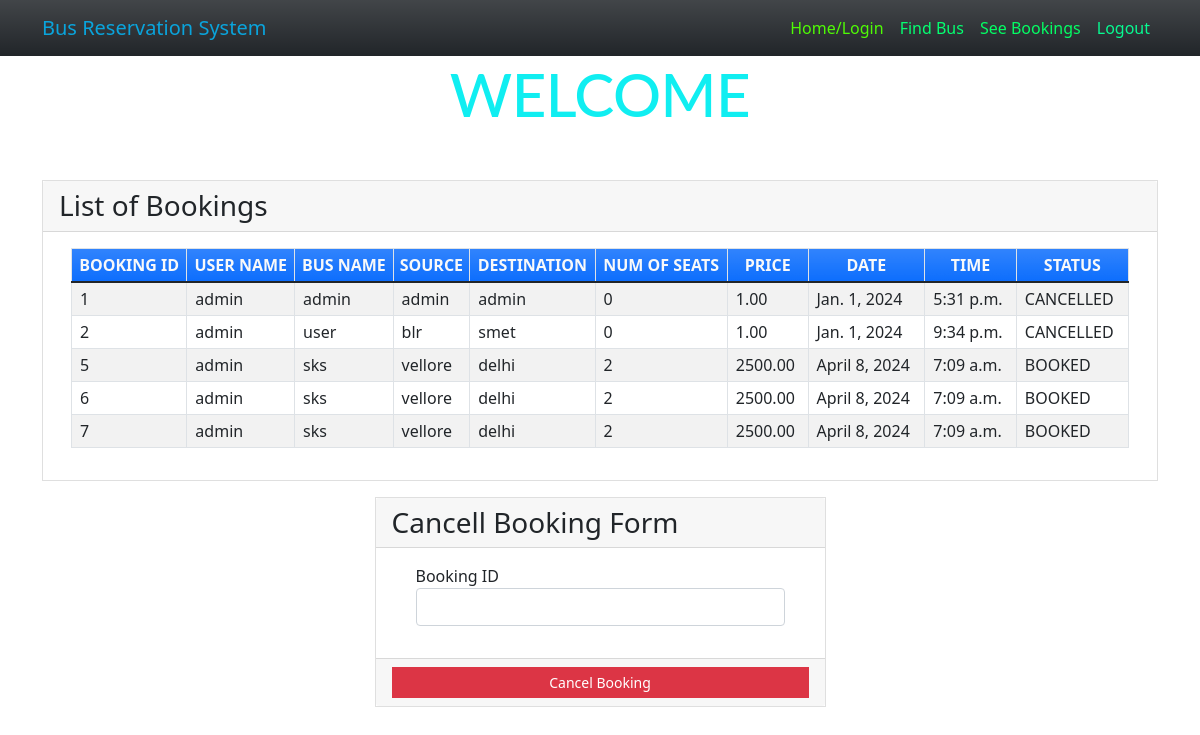
/seebookings (signed in), run on the app's committed database.
### myapp/models.py (models this page shows, shortened)
class Book(models.Model):
    BOOKED = 'B'
    CANCELLED = 'C'
    TICKET_STATUSES = ((BOOKED, 'Booked'),
                       (CANCELLED, 'Cancelled'),)
    email = models.EmailField()
    name = models.CharField(max_length=30)
    userid =models.DecimalField(decimal_places=0, max_digits=2)
    busid=models.DecimalField(decimal_places=0, max_digits=2)
    bus_name = models.CharField(max_length=30)
    source = models.CharField(max_length=30)
    dest = models.CharField(max_length=30)
    nos = models.DecimalField(decimal_places=0, max_digits=2)
    price = models.DecimalField(decimal_places=2, max_digits=6)
    date = models.DateField()
    time = models.TimeField()
    status = models.CharField(choices=TICKET_STATUSES, default=BOOKED, max_length=2)
    class Meta:
        verbose_name_plural = "List of Books"

### myapp/views.py (the view)
# urls.py: path('seebookings', views.seebookings, name="seebookings"),
@login_required(login_url='signin')
def seebookings(request,new={}):
    context = {}
    id_r = request.user.id
    book_list = Book.objects.filter(userid=id_r)
    if book_list:
        return render(request, 'myapp/booklist.html', locals())
    else:
        context["error"] = "Sorry no buses booked"
        return render(request, 'myapp/findbus.html', context)

### myapp/templates/myapp/booklist.html (shortened to what this page needs)
{% extends 'myapp/base.html' %} {% block content %}
<div class="container my-5">
    <div class="card rounded-0">
        <div class="card-header">
            <div class="card-title h3 mb-0">List of Bookings</div>
        </div>
        <div class="card-body">
            <div class="container-fluid">
                <table class="table table-bordered table-striped">
                    <thead>
                        <tr class="bg-gradient bg-primary text-light">
                            <th class="p-1 text-center">BOOKING ID</th>
                            <th class="p-1 text-center">USER NAME</th>
                            <th class="p-1 text-center">BUS NAME</th>
                            <th class="p-1 text-center">SOURCE</th>
                            <th class="p-1 text-center">DESTINATION</th>
                            <th class="p-1 text-center">NUM OF SEATS</th>
                            <th class="p-1 text-center">PRICE</th>
                            <th class="p-1 text-center">DATE</th>
                            <th class="p-1 text-center">TIME</th>
                            <th class="p-1 text-center">STATUS</th>
                        </tr>
                    </thead>
                    {% for row in book_list %}
                    <tr>
                        <td class="px-2 py-1 align-middle">{{row.id}}</td>
                        <td class="px-2 py-1 align-middle">{{row.name}}</td>
                        <td class="px-2 py-1 align-middle">{{row.bus_name}}</td>
                        <td class="px-2 py-1 align-middle">{{row.source}}</td>
                        <td class="px-2 py-1 align-middle">{{row.dest}}</td>
                        <td class="px-2 py-1 align-middle">{{row.nos}}</td>
                        <td class="px-2 py-1 align-middle">{{row.price}}</td>
                        <td class="px-2 py-1 align-middle">{{row.date}}</td>
                        <td class="px-2 py-1 align-middle">{{row.time}}</td>
                        <td class="px-2 py-1 align-middle">{{row.status}}</td>
                    </tr>
                    {% endfor %}
                </table>
            </div>
        </div>
    </div>
    <div class="row mt-3 justify-content-center">
        <div class="col-lg-5 col-md-7 col-sm-10 col-xs-12">
            <div class="card rounded-0">
                <div class="card-header">
                    <div class="card-title h3 mb-0">Cancell Booking Form</div>
                </div>
                <div class="card-body">
                    <div class="container-fluid">
                        <form action="{% url 'cancellings' %}" method="post" id="cancel-form">
                            <div class="mb-3">
                                <label for="bus_id" class="control-label">Booking ID</label>
                                <input name='bus_id' class="form-control" type="number" id="bus_id">
                            </div>
                        </form>
                    </div>
                </div>
                <div class="card-footer text-center">
                    <button class="btn btn-sm rounded-0 btn-danger w-100" form="cancel-form">Cancel Booking</button>
                </div>
            </div>
        </div>
    </div>
</div>
{% endblock %}

### myapp/templates/myapp/base.html (shortened to what this page needs)
<!doctype html>
<html lang="en">
<head>
    <link rel="stylesheet" href="https://cdn.jsdelivr.net/npm/bootstrap@5.1.3/dist/css/bootstrap.min.css">
</head>
<body>
<nav class="navbar navbar-expand-lg navbar-light bg-gradient bg-dark">
    <div class="container">
            <a class="navbar-brand" href="#" style="color: rgb(10, 164, 220);">Bus Reservation System</a>
        <div class="collapse navbar-collapse" id="navbarNavAltMarkup">
            <div class="navbar-nav" >
                <a class="nav-item nav-link active" href="{% url 'home' %}" style="color: rgb(79, 251, 5);">Home/Login</a>
                <a class="nav-item nav-link" href="{% url 'findbus' %}" style="color: rgb(5, 255, 113);">Find Bus</a>
                <a class="nav-item nav-link" href="{% url 'seebookings' %}" style="color: rgb(4, 254, 100);">See Bookings</a>
                {% if request.user.is_active %}
                <a class="nav-item nav-link " href="{% url 'signout' %}" style="color: rgb(8, 249, 145);">Logout</a>
                {% else %}
                <a class="nav-item nav-link " href="{% url 'signup' %}" style="color: rgb(10, 251, 78);">Registration</a>
                {% endif %}
            </div>
        </div>
    </div>
</nav>
<h5 class="card-title1  slide-in" style="animation-delay: 0.5s; color:rgb(16, 238, 241);">WELCOME</h5>
{% block content %}
{% endblock %}
</body>
</html>

### myapp/templates/myapp/base.html (style rules this page uses)
.navbar { background-color: rgba(255,255,255,0.1); backdrop-filter: blur(5px); }
body { background: linear-gradient(to right, #6c63ff, #ff636c); background-image: url(https://images.unsplash.com/photo-1525962898597-a4ae6402826e?w=500&auto=format&fit=crop&q=60&ixlib=rb-4.0.3&ixid=M3wxMjA3fDB8MHxzZWFyY2h8MTV8fGJ1cyUyMHRyYXZlbHxlbnwwfHwwfHx8MA%3D%3D); background-size: cover; background-position: center center; height: 100vh; width: 100vw; position: relative; }
.navbar-nav { color:black; margin-left: auto; }
.card-title1 { padding: 8px; text-align:center; font-family:Lato; font-size:60px; display: block; line-height:60px; letter-spacing: -0.5px; }

### data on the page
Book: id "1", name "admin", bus_name "admin", source "admin", dest "admin", nos "0", price "1.00", date "Jan. 1, 2024", time "5:31 p.m.", status "CANCELLED"
Book: id "2", name "admin", bus_name "user", source "blr", dest "smet", nos "0", price "1.00", date "Jan. 1, 2024", time "9:34 p.m.", status "CANCELLED"
Book: id "5", name "admin", bus_name "sks", source "vellore", dest "delhi", nos "2", price "2500.00", date "April 8, 2024", time "7:09 a.m.", status "BOOKED"
Book: id "6", name "admin", bus_name "sks", source "vellore", dest "delhi", nos "2", price "2500.00", date "April 8, 2024", time "7:09 a.m.", status "BOOKED"
Book: id "7", name "admin", bus_name "sks", source "vellore", dest "delhi", nos "2", price "2500.00", date "April 8, 2024", time "7:09 a.m.", status "BOOKED"
